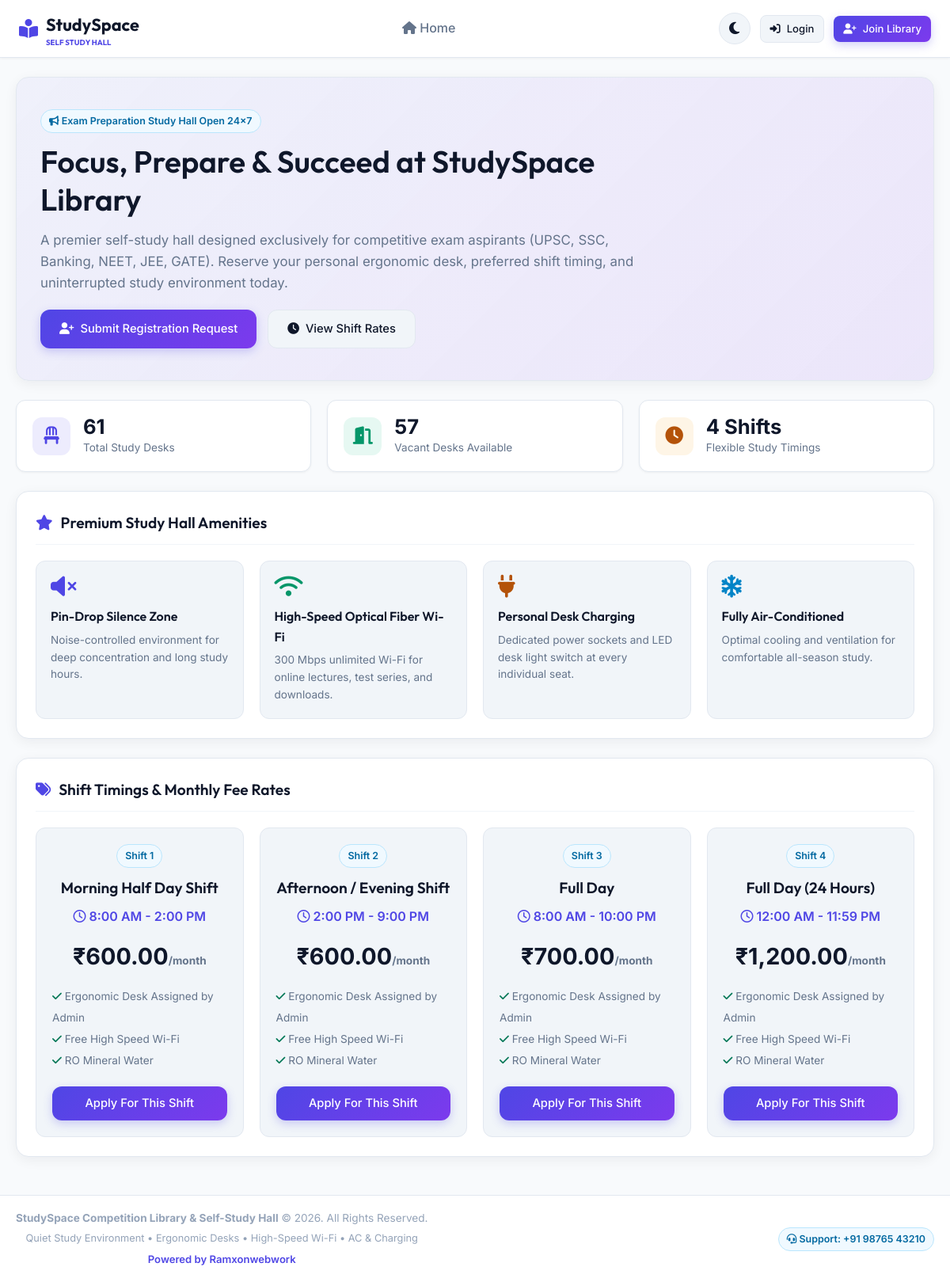
The page / on the database its author committed.
### tables this page shows
CREATE TABLE shifts (
        id INTEGER PRIMARY KEY AUTOINCREMENT,
        name TEXT NOT NULL, -- e.g., 'Morning Shift', 'Afternoon Shift', 'Evening Shift', 'Full Day / 24 hrs'
        start_time TEXT NOT NULL, -- e.g., '06:00'
        end_time TEXT NOT NULL,   -- e.g., '12:00'
        fee_amount REAL NOT NULL, -- Monthly fee in INR
        is_active INTEGER DEFAULT 1
    );

### config/auth.php (called while the page is built, shortened)
<?php
function format_currency($amount) {
    return '₹' . number_format($amount, 2);
}
?>

### index.php (the view, shortened to what this page needs)
<?php
require_once __DIR__ . '/includes/header.php';
$shifts = $pdo->query("SELECT * FROM shifts WHERE is_active = 1 ORDER BY id ASC")->fetchAll();
$total_seats = $pdo->query("SELECT COUNT(*) FROM seats WHERE is_active = 1")->fetchColumn();
$occupied_seats = $pdo->query("SELECT COUNT(DISTINCT seat_id) FROM allocations WHERE status = 'active'")->fetchColumn();
$vacant_seats = max(0, $total_seats - $occupied_seats);
?>
<div class="card" style="background: linear-gradient(135deg, rgba(79, 70, 229, 0.05) 0%, rgba(124, 58, 237, 0.1) 100%); border: 1px solid var(--border-color); padding: 40px 30px; margin-bottom: 24px;">
    <div style="max-width: 750px;">
        <span class="badge badge-info" style="margin-bottom: 12px;"><i class="fas fa-bullhorn"></i> Exam Preparation Study Hall Open 24x7</span>
        <h1 style="font-size: 2.4rem; line-height: 1.25; margin-bottom: 14px;">Focus, Prepare & Succeed at StudySpace Library</h1>
        <p style="font-size: 1.05rem; color: var(--text-muted); margin-bottom: 20px;">
            A premier self-study hall designed exclusively for competitive exam aspirants (UPSC, SSC, Banking, NEET, JEE, GATE). Reserve your personal ergonomic desk, preferred shift timing, and uninterrupted study environment today.
        </p>
        <div style="display: flex; gap: 14px; flex-wrap: wrap;">
            <a href="login.php?tab=register" class="btn btn-primary" style="padding: 12px 24px;"><i class="fas fa-user-plus"></i> Submit Registration Request</a>
            <a href="#shifts" class="btn btn-secondary" style="padding: 12px 24px;"><i class="fas fa-clock"></i> View Shift Rates</a>
        </div>
    </div>
</div>
<div class="grid-3" style="margin-bottom: 24px;">
    <div class="stat-card">
        <div class="stat-icon" style="background: rgba(79, 70, 229, 0.1); color: var(--accent-primary);">
            <i class="fas fa-chair"></i>
        </div>
        <div>
            <div class="stat-value"><?php echo $total_seats; ?></div>
            <div class="stat-label">Total Study Desks</div>
        </div>
    </div>
    <div class="stat-card">
        <div class="stat-icon" style="background: rgba(16, 185, 129, 0.1); color: #059669;">
            <i class="fas fa-door-open"></i>
        </div>
        <div>
            <div class="stat-value"><?php echo $vacant_seats; ?></div>
            <div class="stat-label">Vacant Desks Available</div>
        </div>
    </div>
    <div class="stat-card">
        <div class="stat-icon" style="background: rgba(245, 158, 11, 0.1); color: #b45309;">
            <i class="fas fa-clock"></i>
        </div>
        <div>
            <div class="stat-value">4 Shifts</div>
            <div class="stat-label">Flexible Study Timings</div>
        </div>
    </div>
</div>
<div class="card">
    <div class="card-header">
        <h2 class="card-title"><i class="fas fa-star" style="color: var(--accent-primary);"></i> Premium Study Hall Amenities</h2>
    </div>
    <div class="grid-4" style="margin-top: 10px;">
        <div style="background: var(--bg-surface-elevated); padding: 18px; border-radius: var(--radius-md); border: 1px solid var(--border-color);">
            <i class="fas fa-volume-mute" style="font-size: 1.8rem; color: var(--accent-primary); margin-bottom: 10px;"></i>
            <h4>Pin-Drop Silence Zone</h4>
            <p style="font-size: 0.85rem; color: var(--text-muted); margin-top: 6px;">Noise-controlled environment for deep concentration and long study hours.</p>
        </div>
        <div style="background: var(--bg-surface-elevated); padding: 18px; border-radius: var(--radius-md); border: 1px solid var(--border-color);">
            <i class="fas fa-wifi" style="font-size: 1.8rem; color: #059669; margin-bottom: 10px;"></i>
            <h4>High-Speed Optical Fiber Wi-Fi</h4>
            <p style="font-size: 0.85rem; color: var(--text-muted); margin-top: 6px;">300 Mbps unlimited Wi-Fi for online lectures, test series, and downloads.</p>
        </div>
        <div style="background: var(--bg-surface-elevated); padding: 18px; border-radius: var(--radius-md); border: 1px solid var(--border-color);">
            <i class="fas fa-plug" style="font-size: 1.8rem; color: #b45309; margin-bottom: 10px;"></i>
            <h4>Personal Desk Charging</h4>
            <p style="font-size: 0.85rem; color: var(--text-muted); margin-top: 6px;">Dedicated power sockets and LED desk light switch at every individual seat.</p>
        </div>
        <div style="background: var(--bg-surface-elevated); padding: 18px; border-radius: var(--radius-md); border: 1px solid var(--border-color);">
            <i class="fas fa-snowflake" style="font-size: 1.8rem; color: #0284c7; margin-bottom: 10px;"></i>
            <h4>Fully Air-Conditioned</h4>
            <p style="font-size: 0.85rem; color: var(--text-muted); margin-top: 6px;">Optimal cooling and ventilation for comfortable all-season study.</p>
        </div>
    </div>
</div>
<div class="card" id="shifts">
    <div class="card-header">
        <h2 class="card-title"><i class="fas fa-tags" style="color: var(--accent-primary);"></i> Shift Timings & Monthly Fee Rates</h2>
    </div>
    <div class="grid-4" style="margin-top: 10px;">
        <?php foreach ($shifts as $shift): ?>
            <div style="background: var(--bg-surface-elevated); border: 1px solid var(--border-color); border-radius: var(--radius-md); padding: 20px; text-align: center; display: flex; flex-direction: column; justify-content: space-between;">
                <div>
                    <span class="badge badge-info" style="margin-bottom: 10px;">Shift <?php echo $shift['id']; ?></span>
                    <h3 style="font-size: 1.2rem; margin-bottom: 8px;"><?php echo htmlspecialchars($shift['name']); ?></h3>
                    <div style="font-size: 1rem; color: var(--accent-primary); font-weight: 600; margin-bottom: 14px;">
                        <i class="far fa-clock"></i> <?php echo date('g:i A', strtotime($shift['start_time'])); ?> - <?php echo date('g:i A', strtotime($shift['end_time'])); ?>
                    </div>
                    <div style="font-size: 1.8rem; font-weight: 700; color: var(--text-main); margin-bottom: 14px;">
                        <?php echo format_currency($shift['fee_amount']); ?><small style="font-size: 0.85rem; color: var(--text-muted);">/month</small>
                    </div>
                    <ul style="list-style: none; text-align: left; font-size: 0.85rem; color: var(--text-muted); margin-bottom: 18px; line-height: 2;">
                        <li><i class="fas fa-check" style="color: var(--color-success-text);"></i> Ergonomic Desk Assigned by Admin</li>
                        <li><i class="fas fa-check" style="color: var(--color-success-text);"></i> Free High Speed Wi-Fi</li>
                        <li><i class="fas fa-check" style="color: var(--color-success-text);"></i> RO Mineral Water</li>
                    </ul>
                </div>
                <a href="login.php?tab=register&shift=<?php echo $shift['id']; ?>" class="btn btn-primary" style="width: 100%;">Apply For This Shift</a>
            </div>
        <?php endforeach; ?>
    </div>
</div>
<?php require_once __DIR__ . '/includes/footer.php'; ?>

### assets/css/style.css (style rules this page uses)
:root { --bg-primary: #f8fafc; --bg-surface: #ffffff; --bg-surface-elevated: #f1f5f9; --bg-glass: rgba(255, 255, 255, 0.9); --border-color: #e2e8f0; --border-light: #f1f5f9; --accent-primary: #4f46e5; --accent-hover: #4338ca; --accent-gradient: linear-gradient(135deg, #4f46e5 0%, #7c3aed 100%); --text-main: #0f172a; --text-muted: #64748b; --text-dim: #94a3b8; --color-success: #10b981; --color-success-bg: #ecfdf5; --color-success-border: #a7f3d0; --color-success-text: #047857; --color-warning: #f59e0b; --color-warning-bg: #fffbeb; --color-warning-border: #fde68a; --color-warning-text: #b45309; --color-danger: #ef4444; --color-danger-bg: #fef2f2; --color-danger-border: #fecaca; --color-danger-text: #b91c1c; --color-info: #0284c7; --color-info-bg: #f0f9ff; --color-info-border: #bae6fd; --color-info-text: #0369a1; --radius-sm: 8px; --radius-md: 12px; --radius-lg: 16px; --shadow-sm: 0 1px 3px rgba(0, 0, 0, 0.05); --shadow-md: 0 4px 16px rgba(15, 23, 42, 0.06); --shadow-lg: 0 10px 30px rgba(15, 23, 42, 0.1); }
* { margin: 0; padding: 0; box-sizing: border-box; }
body { font-family: 'Inter', sans-serif; background-color: var(--bg-primary); color: var(--text-main); line-height: 1.6; min-height: 100vh; display: flex; flex-direction: column; transition: background-color 0.3s ease, color 0.3s ease; -webkit-user-select: none; -moz-user-select: none; -ms-user-select: none; user-select: none; }
h1, h2, h3, h4, h5, h6 { font-family: 'Outfit', sans-serif; font-weight: 600; color: var(--text-main); }
a { color: var(--accent-primary); text-decoration: none; transition: all 0.2s ease; }
.btn { display: inline-flex; align-items: center; justify-content: center; gap: 8px; padding: 10px 18px; border-radius: var(--radius-md); font-weight: 500; font-size: 0.92rem; cursor: pointer; border: none; transition: all 0.2s ease; }
.btn-primary { background: var(--accent-gradient); color: #fff; box-shadow: 0 4px 12px rgba(79, 70, 229, 0.25); }
.btn-secondary { background: var(--bg-surface-elevated); color: var(--text-main); border: 1px solid var(--border-color); }
.card { background: var(--bg-surface); border: 1px solid var(--border-color); border-radius: var(--radius-lg); padding: 24px; margin-bottom: 24px; box-shadow: var(--shadow-md); }
.card-header { display: flex; justify-content: space-between; align-items: center; margin-bottom: 20px; padding-bottom: 12px; border-bottom: 1px solid var(--border-light); }
.card-title { font-size: 1.2rem; display: flex; align-items: center; gap: 10px; }
.grid-3 { display: grid; grid-template-columns: repeat(3, 1fr); gap: 20px; }
.grid-4 { display: grid; grid-template-columns: repeat(4, 1fr); gap: 20px; }
.stat-card { background: var(--bg-surface); border: 1px solid var(--border-color); border-radius: var(--radius-md); padding: 18px 20px; display: flex; align-items: center; gap: 16px; box-shadow: var(--shadow-sm); }
.stat-icon { width: 48px; height: 48px; border-radius: var(--radius-md); display: flex; align-items: center; justify-content: center; font-size: 1.4rem; background: var(--bg-surface-elevated); color: var(--accent-primary); }
.stat-value { font-size: 1.6rem; font-weight: 700; line-height: 1.2; }
.stat-label { color: var(--text-muted); font-size: 0.85rem; }
.badge { display: inline-block; padding: 4px 10px; border-radius: 50px; font-size: 0.78rem; font-weight: 600; }
.badge-info { background: var(--color-info-bg); color: var(--color-info-text); border: 1px solid var(--color-info-border); }

### rows shown on the page
shifts: id "1", name "Morning Half Day Shift", start_time "8:00 AM", end_time "2:00 PM", fee_amount "₹600.00"
shifts: id "2", name "Afternoon / Evening Shift", start_time "2:00 PM", end_time "9:00 PM", fee_amount "₹600.00"
shifts: id "3", name "Full Day", start_time "8:00 AM", end_time "10:00 PM", fee_amount "₹700.00"
shifts: id "4", name "Full Day (24 Hours)", start_time "12:00 AM", end_time "11:59 PM", fee_amount "₹1,200.00"

### other values the page prints
$total_seats "61"
$vacant_seats "57"
